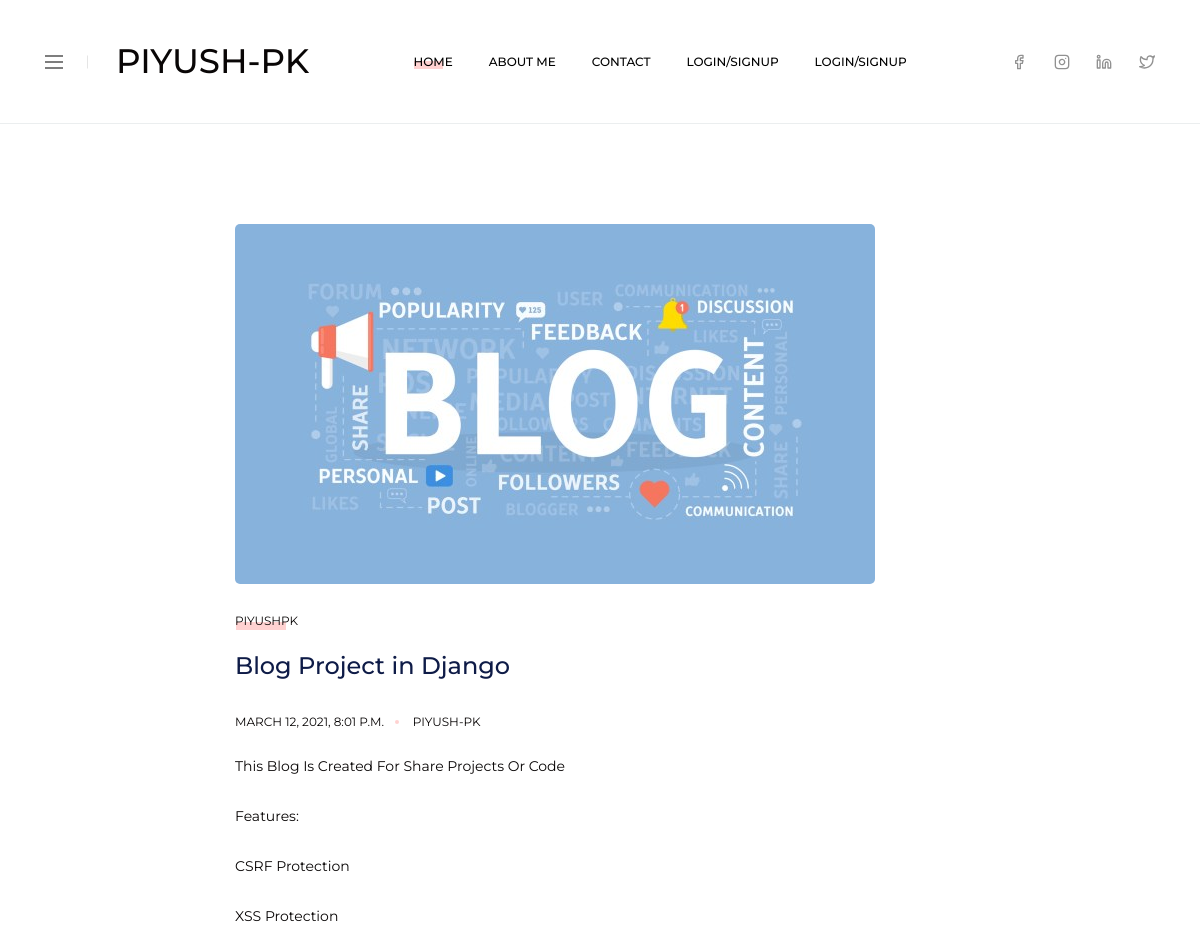
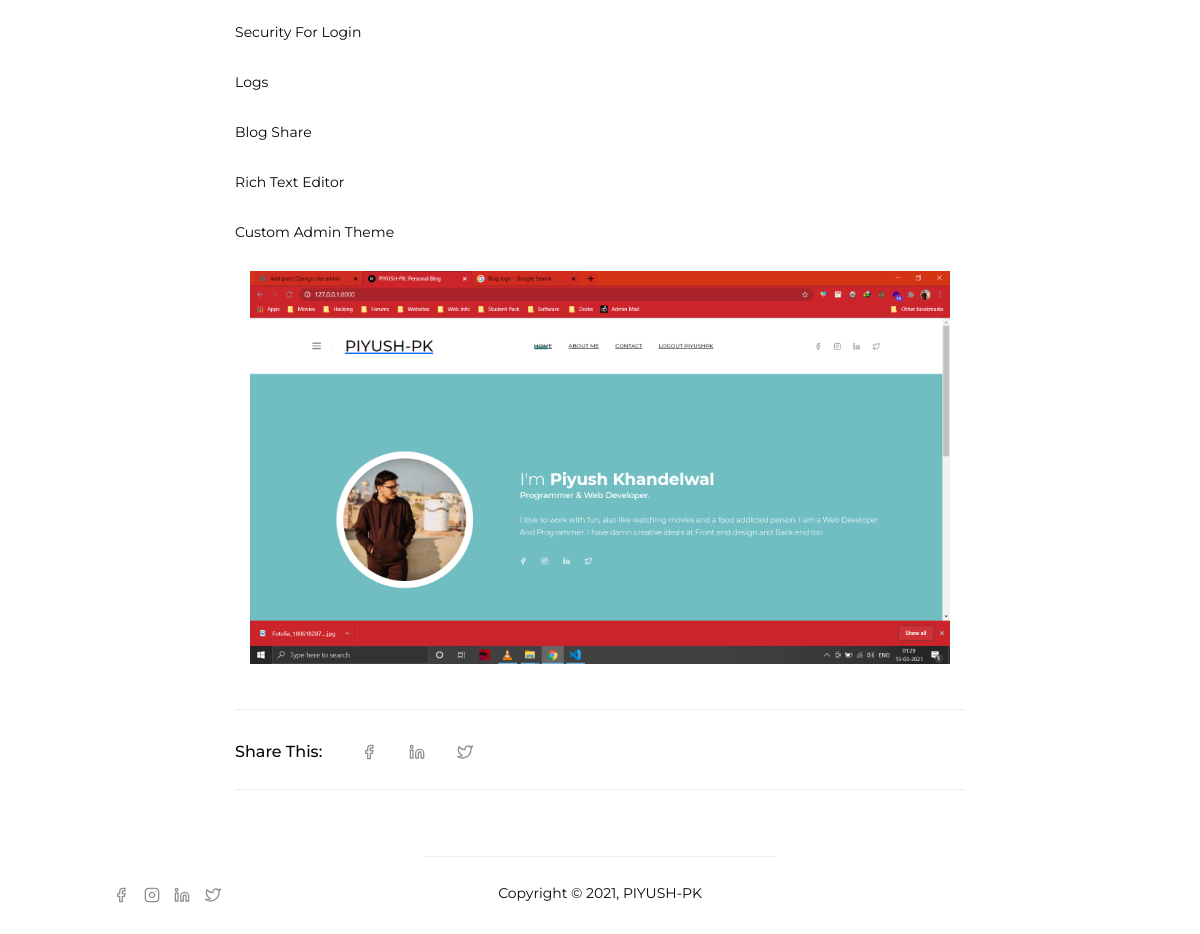
Screenshot of /Django-blog with the database file from the repository (2 pictures, top to bottom).
### blog/models.py (models this page shows)
class Post(models.Model):
    title = models.CharField(max_length=250)
    thumb = models.ImageField(upload_to="static/uploads/thumbnails/")
    image = models.ImageField(upload_to="static/uploads/images/")
    desc = HTMLField()
    slug = models.SlugField()
    author = models.ForeignKey(User, on_delete=models.CASCADE)
    time = models.DateTimeField(auto_now_add=True)

### blog/views.py (the view)
# urls.py: path('<str:slug>', post, name = "post"),
def post(request, slug):
    try:
        post = Post.objects.filter(slug = slug)[0]
        return render(request, 'post.html', {'post': post})
    except:
        return render(request, '404.html')

### templates/post.html (shortened to what this page needs)
<!doctype html>
<html class="no-js" lang="zxx">
<head>
    <link rel="stylesheet" href="static/assets/css/plugins.css">
	<link rel="stylesheet" href="static/assets/fonts/fonts.css">
    <link rel="stylesheet" href="static/assets/css/main.css">
</head>
<body>
    <div class="wrapper">
		<header class="header">
			<div class="container">
				<div class="header__main">
					<div class="header__col header__col--left">
						<div class="header__element header__element--author-btn">
							<button class="hamburger js-toolbar-btn" data-target="#author-offcanvas" type="button" aria-label="click here to open author offcanvas">
								<span></span>
							</button>
						</div>
						<div class="header__element header__element--logo">
							<div class="logo">
								<a href="/" class="d-block">
									<h1>PIYUSH-PK</h1>
								</a>
							</div>
						</div>
					</div>
					<div class="header__col header__col--center" >
						<nav class="header__element d-none d-lg-block">
							<ul class="mainmenu">
								<li class="mainmenu__item">
									<a href="/" class="mainmenu__link active">
										Home
									</a>
								</li>
								<li class="mainmenu__item">
									<a href="about-me" class="mainmenu__link">
										About Me
									</a>
								</li>
								<li class="mainmenu__item">
									<a href="contact" class="mainmenu__link">
										Contact
									</a>
								</li>
								<li class="mainmenu__item">
									<a href="/login" class="mainmenu__link">
										Login/Signup
									</a>
								</li>
								<li class="mainmenu__item">
									<a href="/login" class="mainmenu__link">
										Login/Signup
									</a>
								</li>
							</ul>
						</nav>
					</div>
					<div class="header__col header__col--right">
						<div class="header__element d-none d-lg-block">
							<div class="social social--space-23">
								<a href="https://facebook.com/mrpiyushpk" target="_blank" rel="noopener noreferrer"
									class="social__link" aria-label="Facebook account link">
									<i data-feather="facebook"></i>
								</a>
								<a href="https://instagram.com/mr_piyushpk" target="_blank" rel="noopener noreferrer"
									class="social__link" aria-label="Facebook account link">
									<i data-feather="instagram"></i>
								</a>
								<a href="https://linkedin.com/in/piyushpk" target="_blank" rel="noopener noreferrer"
									class="social__link" aria-label="Facebook account link">
									<i data-feather="linkedin"></i>
								</a>
								<a href="https://twitter.com/mr_piyushpk" target="_blank" rel="noopener noreferrer"
									class="social__link" aria-label="Facebook account link">
									<i data-feather="twitter"></i>
								</a>
							</div>
						</div>
					</div>
				</div>
			</div>
		</header>
        <div class="main-content-wrapper">
			<main class="single-post-area without-sidebar">
				<div class="container">
					<div class="row justify-content-center">
						<div class="col-lg-10 col-xl-8">
							<article class="single-blog">
								<div class="single-blog__media">
									<figure class="single-blog__thumb">
										<img src="/{{post.thumb}}" alt="Single Blog">
									</figure>
								</div>
								<header class="single-blog__header">
									<a  class="single-blog__category">{{post.author}}</a>
									<h2 class="single-blog__title">{{post.title}}</h2>
									<div class="single-blog__meta">
										<div class="single-blog__meta-item">
											<a href="archive" class="single-blog__date">{{post.time}}</a>
										</div>
										<div class="single-blog__meta-item">
											<a href="archive" class="single-blog__author">PIYUSH-PK</a>
										</div>
									</div>
								</header>
								<div class="single-blog__content">
									{{post.desc | safe}}
									<div class="container">
										<div class="">
											<figure>
												<img src="{{post.image}}" alt="single blog"/>
											</figure>
										</div>
									</div>
								</div>
								<footer class="single-blog__footer">
									<div class="single-blog__share">
										<h4>Share This:</h4>
										<div class="social layout-2">
											<a href="#" class="social__link">
												<i data-feather="facebook"></i>
											</a>
											<a href="#" class="social__link">
												<i data-feather="linkedin"></i>
											</a>
											<a href="#" class="social__link">
												<i data-feather="twitter"></i>
											</a>
										</div>
									</div>
								</footer>
							</article>
						</div>
					</div>
				</div>
			</main>
        </div>
		<footer class="footer">
            <div class="container text-center">
                <div class="footer-bottom">
                    <div class="row align-items-end">
                        <div class="col-md-3">
                            <div class="footer-widget social-widget">
                                <div class="social social--footer">
									<a href="https://facebook.com/mrpiyushpk" target="_blank" rel="noopener noreferrer"
										class="social__link" aria-label="Facebook account link">
										<i data-feather="facebook"></i>
									</a>
									<a href="https://instagram.com/mr_piyushpk" target="_blank" rel="noopener noreferrer"
										class="social__link" aria-label="Facebook account link">
										<i data-feather="instagram"></i>
									</a>
									<a href="https://linkedin.com/in/piyushpk" target="_blank" rel="noopener noreferrer"
										class="social__link" aria-label="Facebook account link">
										<i data-feather="linkedin"></i>
									</a>
									<a href="https://twitter.com/mr_piyushpk" target="_blank" rel="noopener noreferrer"
										class="social__link" aria-label="Facebook account link">
										<i data-feather="twitter"></i>
									</a>
								</div>
                            </div>
                        </div>
                        <div class="col-md-4 offset-md-1">
                            <div class="footer-widget">
                                <p class="copyright-text">Copyright &copy; 2021, PIYUSH-PK</p>
                            </div>
                        </div>
                    </div>
                </div>
            </div>
        </footer>
    </div>
</body>
</html>

### rows the page displays
Post: thumb (picture), author "PIYUSHPK", title "Blog Project in Django", time "MARCH 12, 2021, 8:01 P.M.", desc "This Blog Is Created For Share Projects Or Code Features: CSRF Protection XSS Protection Security For Login Logs Blog Share Rich Text Editor Custom Admin Theme", image (picture)
